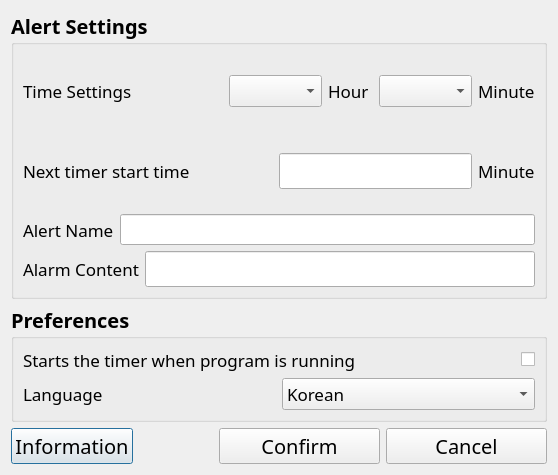
<?xml version="1.0" encoding="UTF-8"?>
<ui version="4.0">
 <class>ConfigGUI</class>
 <widget class="QDialog" name="ConfigGUI">
  <property name="geometry">
   <rect>
    <x>0</x>
    <y>0</y>
    <width>558</width>
    <height>475</height>
   </rect>
  </property>
  <property name="font">
   <font>
    <family>나눔고딕</family>
    <pointsize>15</pointsize>
   </font>
  </property>
  <property name="windowTitle">
   <string>Dialog</string>
  </property>
  <property name="locale">
   <locale language="English" country="UnitedStates"/>
  </property>
  <property name="modal">
   <bool>true</bool>
  </property>
  <layout class="QVBoxLayout" name="verticalLayout_7" stretch="3,1,0">
   <item>
    <layout class="QVBoxLayout" name="verticalLayout_2">
     <item>
      <widget class="QGroupBox" name="ToastgroupBox">
       <property name="font">
        <font>
         <family>나눔고딕</family>
         <pointsize>15</pointsize>
         <weight>75</weight>
         <italic>false</italic>
         <bold>true</bold>
        </font>
       </property>
       <property name="title">
        <string>Alert Settings</string>
       </property>
       <layout class="QVBoxLayout" name="verticalLayout" stretch="0,0,0,0">
        <item>
         <layout class="QHBoxLayout" name="horizontalLayout_7" stretch="1,2,0,1,0,1">
          <property name="sizeConstraint">
           <enum>QLayout::SetDefaultConstraint</enum>
          </property>
          <item>
           <widget class="QLabel" name="label_6">
            <property name="font">
             <font>
              <family>나눔고딕</family>
              <pointsize>13</pointsize>
              <weight>50</weight>
              <italic>false</italic>
              <bold>false</bold>
             </font>
            </property>
            <property name="text">
             <string>Time Settings</string>
            </property>
           </widget>
          </item>
          <item>
           <spacer name="horizontalSpacer_3">
            <property name="orientation">
             <enum>Qt::Horizontal</enum>
            </property>
            <property name="sizeHint" stdset="0">
             <size>
              <width>40</width>
              <height>20</height>
             </size>
            </property>
           </spacer>
          </item>
          <item>
           <widget class="QComboBox" name="HcomboBox">
            <property name="font">
             <font>
              <family>나눔고딕</family>
              <pointsize>13</pointsize>
              <weight>50</weight>
              <italic>false</italic>
              <bold>false</bold>
             </font>
            </property>
            <property name="iconSize">
             <size>
              <width>20</width>
              <height>20</height>
             </size>
            </property>
           </widget>
          </item>
          <item>
           <widget class="QLabel" name="label_7">
            <property name="font">
             <font>
              <family>나눔고딕</family>
              <pointsize>13</pointsize>
              <weight>50</weight>
              <italic>false</italic>
              <bold>false</bold>
             </font>
            </property>
            <property name="text">
             <string>Hour</string>
            </property>
           </widget>
          </item>
          <item>
           <widget class="QComboBox" name="McomboBox">
            <property name="font">
             <font>
              <family>나눔고딕</family>
              <pointsize>13</pointsize>
              <weight>50</weight>
              <italic>false</italic>
              <bold>false</bold>
             </font>
            </property>
           </widget>
          </item>
          <item>
           <widget class="QLabel" name="label_8">
            <property name="font">
             <font>
              <family>나눔고딕</family>
              <pointsize>13</pointsize>
              <weight>50</weight>
              <italic>false</italic>
              <bold>false</bold>
             </font>
            </property>
            <property name="text">
             <string>Minute</string>
            </property>
           </widget>
          </item>
         </layout>
        </item>
        <item>
         <layout class="QHBoxLayout" name="horizontalLayout_2" stretch="0,10,0,0">
          <item>
           <widget class="QLabel" name="label">
            <property name="font">
             <font>
              <family>나눔고딕</family>
              <pointsize>13</pointsize>
              <weight>50</weight>
              <italic>false</italic>
              <bold>false</bold>
              <underline>false</underline>
              <strikeout>false</strikeout>
              <kerning>true</kerning>
             </font>
            </property>
            <property name="text">
             <string>Next timer start time</string>
            </property>
           </widget>
          </item>
          <item>
           <spacer name="horizontalSpacer_2">
            <property name="orientation">
             <enum>Qt::Horizontal</enum>
            </property>
            <property name="sizeHint" stdset="0">
             <size>
              <width>40</width>
              <height>20</height>
             </size>
            </property>
           </spacer>
          </item>
          <item>
           <widget class="QLineEdit" name="TermlineEdit">
            <property name="font">
             <font>
              <family>나눔고딕</family>
              <pointsize>15</pointsize>
              <weight>50</weight>
              <italic>false</italic>
              <bold>false</bold>
             </font>
            </property>
            <property name="alignment">
             <set>Qt::AlignRight|Qt::AlignTrailing|Qt::AlignVCenter</set>
            </property>
           </widget>
          </item>
          <item>
           <widget class="QLabel" name="label_9">
            <property name="font">
             <font>
              <family>나눔고딕</family>
              <pointsize>13</pointsize>
              <weight>50</weight>
              <italic>false</italic>
              <bold>false</bold>
             </font>
            </property>
            <property name="text">
             <string>Minute</string>
            </property>
           </widget>
          </item>
         </layout>
        </item>
        <item>
         <layout class="QHBoxLayout" name="horizontalLayout_3">
          <item>
           <widget class="QLabel" name="label_2">
            <property name="font">
             <font>
              <family>나눔고딕</family>
              <pointsize>13</pointsize>
              <weight>50</weight>
              <italic>false</italic>
              <bold>false</bold>
             </font>
            </property>
            <property name="layoutDirection">
             <enum>Qt::LeftToRight</enum>
            </property>
            <property name="text">
             <string>Alert Name</string>
            </property>
           </widget>
          </item>
          <item>
           <widget class="QLineEdit" name="NamelineEdit">
            <property name="font">
             <font>
              <family>나눔고딕</family>
              <pointsize>12</pointsize>
              <weight>50</weight>
              <italic>false</italic>
              <bold>false</bold>
             </font>
            </property>
            <property name="alignment">
             <set>Qt::AlignRight|Qt::AlignTrailing|Qt::AlignVCenter</set>
            </property>
           </widget>
          </item>
         </layout>
        </item>
        <item>
         <layout class="QHBoxLayout" name="horizontalLayout_4">
          <item>
           <widget class="QLabel" name="label_3">
            <property name="font">
             <font>
              <family>나눔고딕</family>
              <pointsize>13</pointsize>
              <weight>50</weight>
              <italic>false</italic>
              <bold>false</bold>
             </font>
            </property>
            <property name="text">
             <string>Alarm Content</string>
            </property>
           </widget>
          </item>
          <item>
           <widget class="QLineEdit" name="ContentlineEdit">
            <property name="font">
             <font>
              <family>나눔고딕</family>
              <pointsize>15</pointsize>
              <weight>50</weight>
              <italic>false</italic>
              <bold>false</bold>
             </font>
            </property>
            <property name="alignment">
             <set>Qt::AlignRight|Qt::AlignTrailing|Qt::AlignVCenter</set>
            </property>
           </widget>
          </item>
         </layout>
        </item>
       </layout>
      </widget>
     </item>
    </layout>
   </item>
   <item>
    <layout class="QVBoxLayout" name="verticalLayout_3">
     <item>
      <widget class="QGroupBox" name="ConfiggroupBox">
       <property name="font">
        <font>
         <family>나눔고딕</family>
         <pointsize>15</pointsize>
         <weight>75</weight>
         <bold>true</bold>
        </font>
       </property>
       <property name="title">
        <string>Preferences</string>
       </property>
       <layout class="QVBoxLayout" name="verticalLayout_4">
        <item>
         <layout class="QHBoxLayout" name="horizontalLayout_6" stretch="1,0">
          <item>
           <widget class="QLabel" name="label_5">
            <property name="font">
             <font>
              <family>나눔고딕</family>
              <pointsize>13</pointsize>
              <weight>50</weight>
              <bold>false</bold>
             </font>
            </property>
            <property name="text">
             <string>Starts the timer when program is running</string>
            </property>
           </widget>
          </item>
          <item>
           <widget class="QCheckBox" name="AutoStartcheckBox">
            <property name="enabled">
             <bool>true</bool>
            </property>
            <property name="font">
             <font>
              <family>나눔고딕</family>
              <pointsize>15</pointsize>
              <weight>50</weight>
              <bold>false</bold>
             </font>
            </property>
            <property name="styleSheet">
             <string notr="true"/>
            </property>
            <property name="text">
             <string/>
            </property>
           </widget>
          </item>
         </layout>
        </item>
        <item>
         <layout class="QHBoxLayout" name="horizontalLayout_5">
          <item>
           <widget class="QLabel" name="label_4">
            <property name="font">
             <font>
              <family>나눔고딕</family>
              <pointsize>13</pointsize>
              <weight>50</weight>
              <bold>false</bold>
             </font>
            </property>
            <property name="text">
             <string>Language</string>
            </property>
           </widget>
          </item>
          <item>
           <widget class="QComboBox" name="LangcomboBox">
            <property name="font">
             <font>
              <family>나눔고딕</family>
              <pointsize>13</pointsize>
              <weight>50</weight>
              <bold>false</bold>
             </font>
            </property>
            <item>
             <property name="text">
              <string>Korean</string>
             </property>
            </item>
            <item>
             <property name="text">
              <string>English</string>
             </property>
            </item>
            <item>
             <property name="text">
              <string>Japanese</string>
             </property>
            </item>
           </widget>
          </item>
         </layout>
        </item>
       </layout>
      </widget>
     </item>
    </layout>
   </item>
   <item>
    <layout class="QHBoxLayout" name="horizontalLayout" stretch="1,1,2,2">
     <item>
      <widget class="QPushButton" name="InfoBTN">
       <property name="text">
        <string>Information</string>
       </property>
      </widget>
     </item>
     <item>
      <spacer name="horizontalSpacer">
       <property name="orientation">
        <enum>Qt::Horizontal</enum>
       </property>
       <property name="sizeHint" stdset="0">
        <size>
         <width>50</width>
         <height>20</height>
        </size>
       </property>
      </spacer>
     </item>
     <item>
      <widget class="QPushButton" name="OKBTN">
       <property name="text">
        <string>Confirm</string>
       </property>
      </widget>
     </item>
     <item>
      <widget class="QPushButton" name="CancelBTN">
       <property name="text">
        <string>Cancel</string>
       </property>
      </widget>
     </item>
    </layout>
   </item>
  </layout>
 </widget>
 <tabstops>
  <tabstop>TermlineEdit</tabstop>
  <tabstop>NamelineEdit</tabstop>
  <tabstop>ContentlineEdit</tabstop>
  <tabstop>AutoStartcheckBox</tabstop>
  <tabstop>InfoBTN</tabstop>
  <tabstop>OKBTN</tabstop>
  <tabstop>CancelBTN</tabstop>
 </tabstops>
 <resources/>
 <connections/>
</ui>
